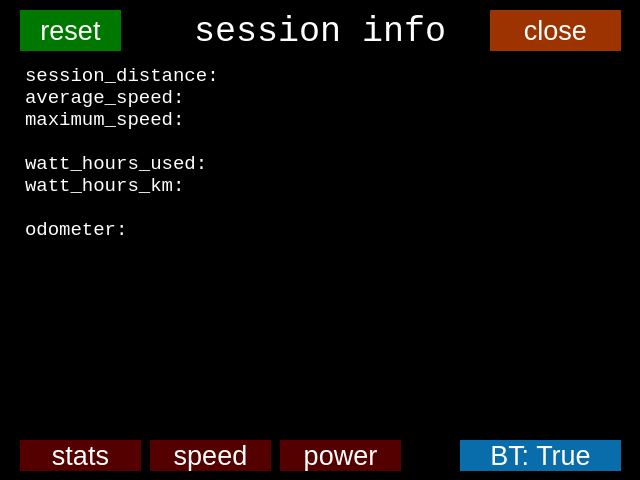
<?xml version="1.0" encoding="UTF-8"?>
<ui version="4.0">
 <class>Dialog</class>
 <widget class="QDialog" name="Dialog">
  <property name="geometry">
   <rect>
    <x>0</x>
    <y>0</y>
    <width>640</width>
    <height>480</height>
   </rect>
  </property>
  <property name="sizePolicy">
   <sizepolicy hsizetype="Fixed" vsizetype="Fixed">
    <horstretch>0</horstretch>
    <verstretch>0</verstretch>
   </sizepolicy>
  </property>
  <property name="cursor">
   <cursorShape>ArrowCursor</cursorShape>
  </property>
  <property name="windowTitle">
   <string>Dialog</string>
  </property>
  <property name="styleSheet">
   <string notr="true">background-color: rgb(0, 0, 0);</string>
  </property>
  <widget class="QLineEdit" name="title">
   <property name="geometry">
    <rect>
     <x>20</x>
     <y>10</y>
     <width>601</width>
     <height>41</height>
    </rect>
   </property>
   <property name="sizePolicy">
    <sizepolicy hsizetype="Fixed" vsizetype="Fixed">
     <horstretch>0</horstretch>
     <verstretch>0</verstretch>
    </sizepolicy>
   </property>
   <property name="font">
    <font>
     <family>Consolas</family>
     <pointsize>26</pointsize>
    </font>
   </property>
   <property name="cursor">
    <cursorShape>BlankCursor</cursorShape>
   </property>
   <property name="styleSheet">
    <string notr="true">color: rgb(255, 255, 255);</string>
   </property>
   <property name="text">
    <string>session info</string>
   </property>
   <property name="alignment">
    <set>Qt::AlignCenter</set>
   </property>
   <property name="readOnly">
    <bool>true</bool>
   </property>
  </widget>
  <widget class="QPlainTextEdit" name="stats">
   <property name="geometry">
    <rect>
     <x>20</x>
     <y>60</y>
     <width>601</width>
     <height>371</height>
    </rect>
   </property>
   <property name="sizePolicy">
    <sizepolicy hsizetype="Fixed" vsizetype="Fixed">
     <horstretch>0</horstretch>
     <verstretch>0</verstretch>
    </sizepolicy>
   </property>
   <property name="font">
    <font>
     <family>Consolas</family>
     <pointsize>14</pointsize>
    </font>
   </property>
   <property name="cursor" stdset="0">
    <cursorShape>BlankCursor</cursorShape>
   </property>
   <property name="acceptDrops">
    <bool>false</bool>
   </property>
   <property name="styleSheet">
    <string notr="true">color: rgb(255, 255, 255);</string>
   </property>
   <property name="verticalScrollBarPolicy">
    <enum>Qt::ScrollBarAlwaysOff</enum>
   </property>
   <property name="horizontalScrollBarPolicy">
    <enum>Qt::ScrollBarAlwaysOff</enum>
   </property>
   <property name="undoRedoEnabled">
    <bool>false</bool>
   </property>
   <property name="readOnly">
    <bool>true</bool>
   </property>
   <property name="plainText">
    <string>session_distance:
average_speed:
maximum_speed:

watt_hours_used:
watt_hours_km:

odometer:
</string>
   </property>
  </widget>
  <widget class="QPushButton" name="close_button">
   <property name="geometry">
    <rect>
     <x>490</x>
     <y>10</y>
     <width>131</width>
     <height>41</height>
    </rect>
   </property>
   <property name="font">
    <font>
     <pointsize>20</pointsize>
    </font>
   </property>
   <property name="styleSheet">
    <string notr="true">color: rgb(255, 255, 255);
background-color: rgb(157, 52, 0);
border: none;</string>
   </property>
   <property name="text">
    <string>close</string>
   </property>
  </widget>
  <widget class="QPushButton" name="bt_switch">
   <property name="geometry">
    <rect>
     <x>460</x>
     <y>440</y>
     <width>161</width>
     <height>31</height>
    </rect>
   </property>
   <property name="sizePolicy">
    <sizepolicy hsizetype="Fixed" vsizetype="Fixed">
     <horstretch>0</horstretch>
     <verstretch>0</verstretch>
    </sizepolicy>
   </property>
   <property name="font">
    <font>
     <pointsize>20</pointsize>
    </font>
   </property>
   <property name="styleSheet">
    <string notr="true">color: rgb(255, 255, 255);
background-color: rgb(10, 109, 171);
border: none;</string>
   </property>
   <property name="text">
    <string>BT: True</string>
   </property>
  </widget>
  <widget class="QPushButton" name="reset_button">
   <property name="geometry">
    <rect>
     <x>20</x>
     <y>10</y>
     <width>101</width>
     <height>41</height>
    </rect>
   </property>
   <property name="font">
    <font>
     <pointsize>20</pointsize>
    </font>
   </property>
   <property name="styleSheet">
    <string notr="true">color: rgb(255, 255, 255);
background-color: rgb(0, 120, 0);
border: none;</string>
   </property>
   <property name="text">
    <string>reset</string>
   </property>
  </widget>
  <widget class="QPushButton" name="b_stats">
   <property name="geometry">
    <rect>
     <x>20</x>
     <y>440</y>
     <width>121</width>
     <height>31</height>
    </rect>
   </property>
   <property name="sizePolicy">
    <sizepolicy hsizetype="Fixed" vsizetype="Fixed">
     <horstretch>0</horstretch>
     <verstretch>0</verstretch>
    </sizepolicy>
   </property>
   <property name="font">
    <font>
     <pointsize>20</pointsize>
    </font>
   </property>
   <property name="styleSheet">
    <string notr="true">color: rgb(255, 255, 255);
background-color: rgb(85, 0, 0);
border: none;</string>
   </property>
   <property name="text">
    <string>stats</string>
   </property>
  </widget>
  <widget class="QPushButton" name="b_speed">
   <property name="geometry">
    <rect>
     <x>150</x>
     <y>440</y>
     <width>121</width>
     <height>31</height>
    </rect>
   </property>
   <property name="sizePolicy">
    <sizepolicy hsizetype="Fixed" vsizetype="Fixed">
     <horstretch>0</horstretch>
     <verstretch>0</verstretch>
    </sizepolicy>
   </property>
   <property name="font">
    <font>
     <pointsize>20</pointsize>
    </font>
   </property>
   <property name="styleSheet">
    <string notr="true">color: rgb(255, 255, 255);
background-color: rgb(85, 0, 0);
border: none;</string>
   </property>
   <property name="text">
    <string>speed</string>
   </property>
  </widget>
  <widget class="QPushButton" name="b_power">
   <property name="geometry">
    <rect>
     <x>280</x>
     <y>440</y>
     <width>121</width>
     <height>31</height>
    </rect>
   </property>
   <property name="sizePolicy">
    <sizepolicy hsizetype="Fixed" vsizetype="Fixed">
     <horstretch>0</horstretch>
     <verstretch>0</verstretch>
    </sizepolicy>
   </property>
   <property name="font">
    <font>
     <pointsize>20</pointsize>
    </font>
   </property>
   <property name="styleSheet">
    <string notr="true">color: rgb(255, 255, 255);
background-color: rgb(85, 0, 0);
border: none;</string>
   </property>
   <property name="text">
    <string>power</string>
   </property>
  </widget>
  <widget class="QChartView" name="chart" native="true">
   <property name="geometry">
    <rect>
     <x>0</x>
     <y>50</y>
     <width>631</width>
     <height>391</height>
    </rect>
   </property>
   <property name="sizePolicy">
    <sizepolicy hsizetype="Fixed" vsizetype="Fixed">
     <horstretch>0</horstretch>
     <verstretch>0</verstretch>
    </sizepolicy>
   </property>
   <property name="minimumSize">
    <size>
     <width>0</width>
     <height>0</height>
    </size>
   </property>
   <property name="maximumSize">
    <size>
     <width>1666</width>
     <height>16666</height>
    </size>
   </property>
   <property name="font">
    <font>
     <pointsize>60</pointsize>
    </font>
   </property>
   <property name="cursor">
    <cursorShape>BlankCursor</cursorShape>
   </property>
   <property name="autoFillBackground">
    <bool>false</bool>
   </property>
   <property name="styleSheet">
    <string notr="true">background-color: rgb(0, 0, 0, 0);
color: rgb(255, 255, 255);
border-bottom: none;</string>
   </property>
  </widget>
 </widget>
 <customwidgets>
  <customwidget>
   <class>QChartView</class>
   <extends>QWidget</extends>
   <header>PyQt5.QtChart</header>
   <container>1</container>
  </customwidget>
 </customwidgets>
 <resources/>
 <connections/>
</ui>
